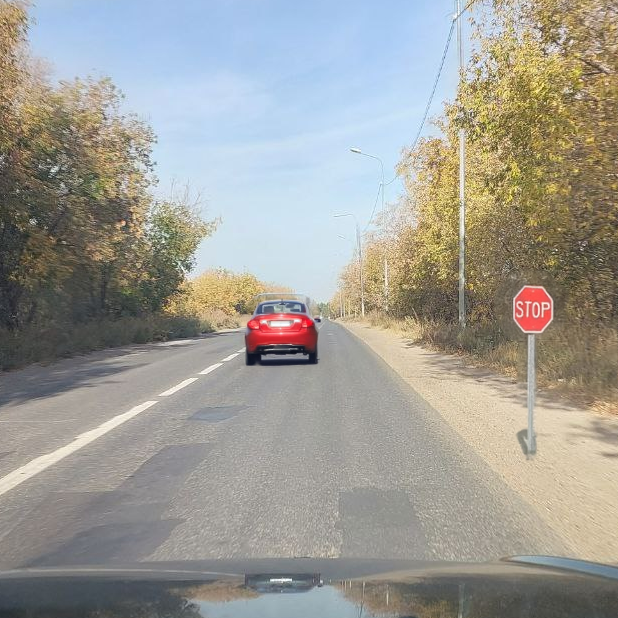
#> input picture road2.jpg, 618 x 618 px
$ python haarcascade.py
#> lines starting #> are read from the running program, lines starting #| are printed output that depends on the picture; after the words box and inside, x2 and y2 are one past the last pixel; in counts of white or black regions, pixels touching at a corner belong together
import cv2
from matplotlib import pyplot as plt

img = cv2.imread('road2.jpg')
#> img is the input picture: shape (618, 618, 3); mean B, G, R 150.1, 156.8, 158.4

img_gray = cv2.cvtColor(img, cv2.COLOR_BGR2GRAY) #gray image
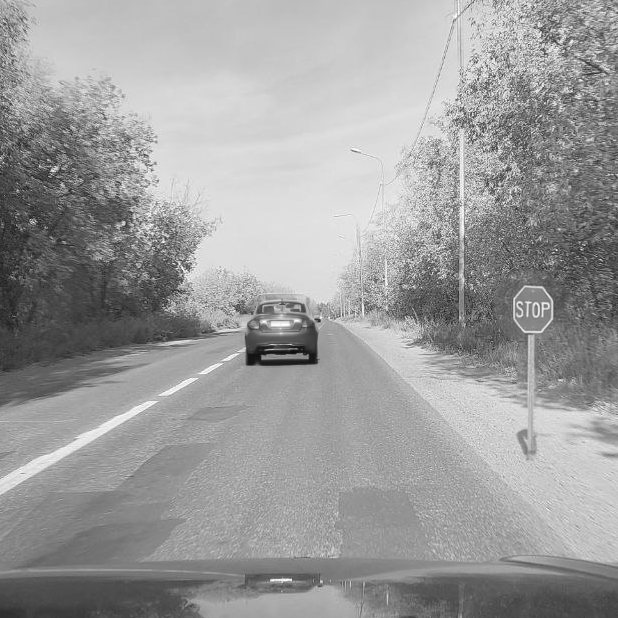
#> img_gray: shape (618, 618); min 13, max 255, mean 156.5
img_rgb = cv2.cvtColor(img, cv2.COLOR_BGR2RGB) # rgb image

car_data = cv2.CascadeClassifier('haarcascade_cars.xml')
stop_data = cv2.CascadeClassifier('haarcascade_stopsign.xml')

car_coords = []
stop_coords = []

try:
    car_coords = car_data.detectMultiScale(img_gray, minSize=(20, 20)).tolist()
#> car_coords = [[215, 270, 132, 132]]
    print(car_coords)
#| [[215, 270, 132, 132]]
    for (x, y, width, height) in car_coords:
        cv2.rectangle(img_rgb, (x, y), (x + width, y + height), (0, 255, 0), 2)
#> this loop made 1 pass
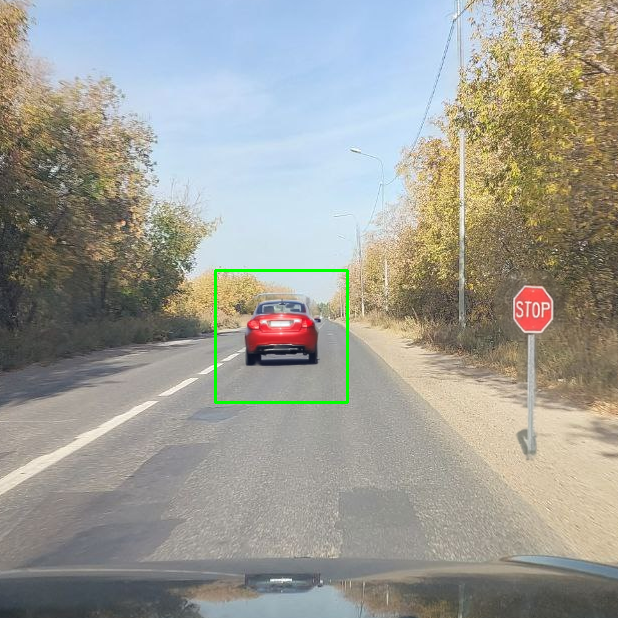
#> img_rgb: shape (618, 618, 3); mean R, G, B 157.7, 157.1, 149.3

except:
    print("No cars detected")


try:
    stop_coords = stop_data.detectMultiScale(img_gray, minSize=(20, 20)).tolist()
#> stop_coords = [[507, 283, 53, 53]]
    for (x, y, width, height) in stop_coords:
        cv2.rectangle(img_rgb, (x, y), (x + width, y + height), (255, 0, 0), 2)
#> this loop made 1 pass
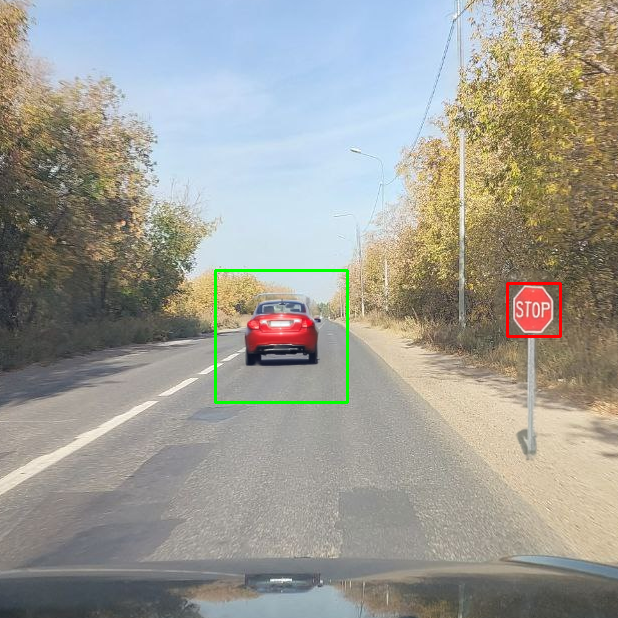
#> img_rgb: shape (618, 618, 3); 0.17% of pixels changed, all inside (x1, y1, x2, y2) = (506, 282, 562, 338)
except:
    print("No stop signs detected")


img_height, img_width, img_channels = img.shape
#> img_height = 618; img_width = 618; img_channels = 3
left_border = img_width / 2
#> left_border = 309
right_border = img_width
#> right_border = 618

def check_forward(car_coords, stop_coords):
    if len(stop_coords) == 0:
        return False
    elif len(car_coords) == 0:
        return True
    else:
        for(x, y, width, height) in car_coords:
            if x > left_border and x + width < right_border:
                if width / img_width > 0.15:
                    return False
        return True
print (check_forward(car_coords, stop_coords))
#| True

plt.subplot(1, 1, 1)
plt.imshow(img_rgb)
plt.show()

$ run again, with road1.jpg copied over road2.jpg
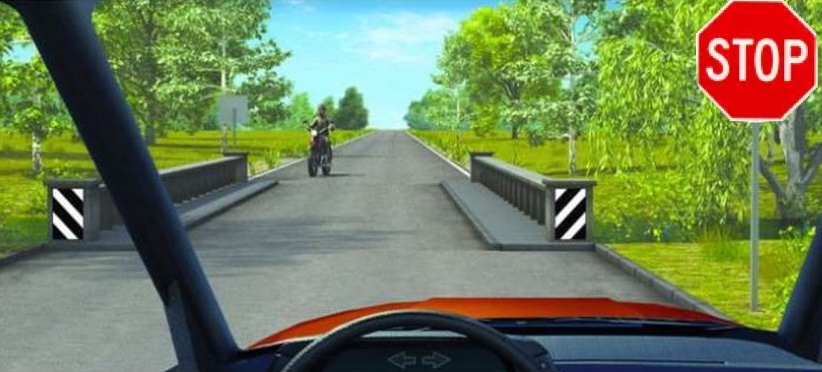
#> input picture road1.jpg, 822 x 372 px
#> img is the input picture: shape (372, 822, 3); mean B, G, R 87.7, 126.4, 111.4
#> `img_gray = cv2.cvtColor(img, cv2.COLOR_BGR2GRAY)`:
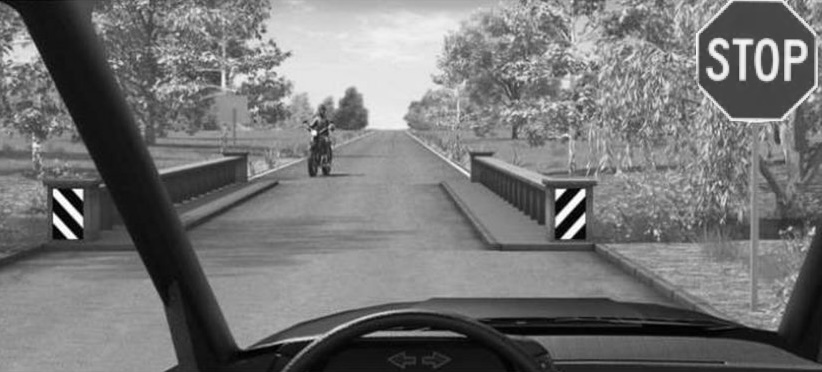
#> img_gray: shape (372, 822); min 0, max 255, mean 117.5
#> stop_coords = [[692, 4, 122, 122]]
#> the loop `for (x, y, width, height) in stop_coords:` made 1 pass
#> after the loop `for (x, y, width, height) in stop_coords:`:
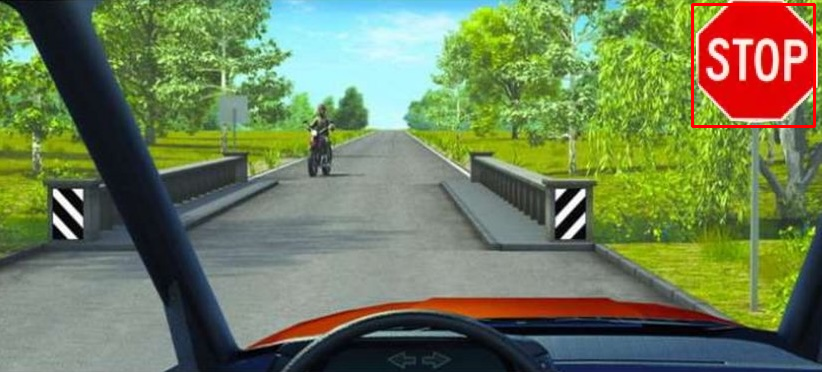
#> img_rgb: shape (372, 822, 3); mean R, G, B 111.9, 125.7, 87.4
#| True

$ run again, with road3.jpg copied over road2.jpg
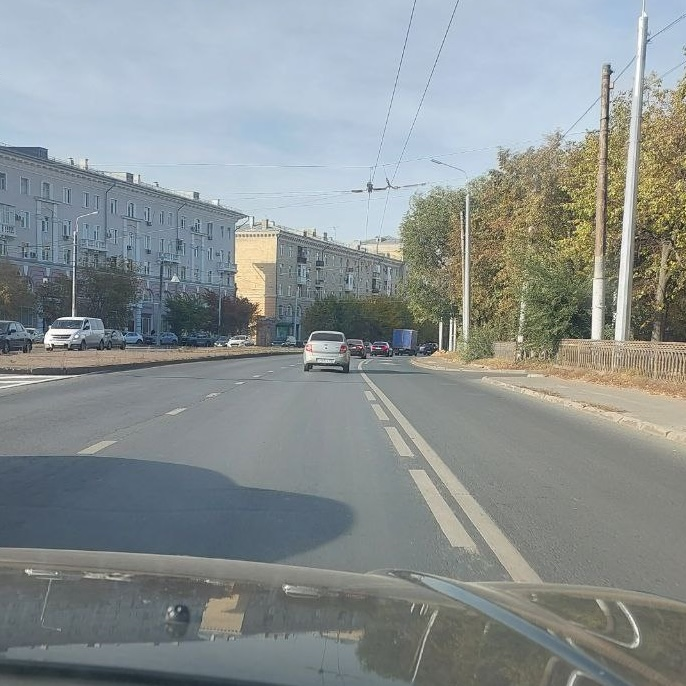
#> input picture road3.jpg, 686 x 686 px
#> img is the input picture: shape (686, 686, 3); mean B, G, R 146, 145.4, 138.3
#> `img_gray = cv2.cvtColor(img, cv2.COLOR_BGR2GRAY)`:
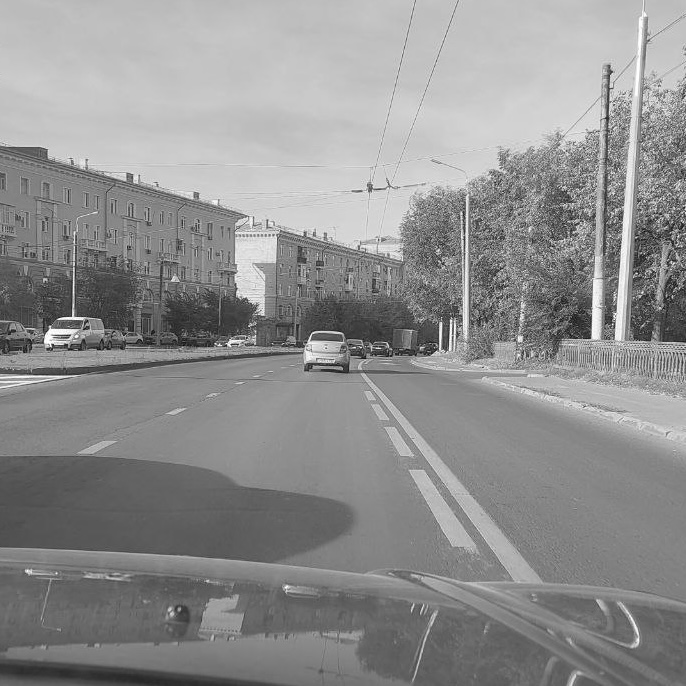
#> img_gray: shape (686, 686); min 4, max 255, mean 143.3
#> car_coords = [[286, 315, 84, 84]]
#| [[286, 315, 84, 84]]
#> the loop `for (x, y, width, height) in car_coords:` made 1 pass
#> after the loop `for (x, y, width, height) in car_coords:`:
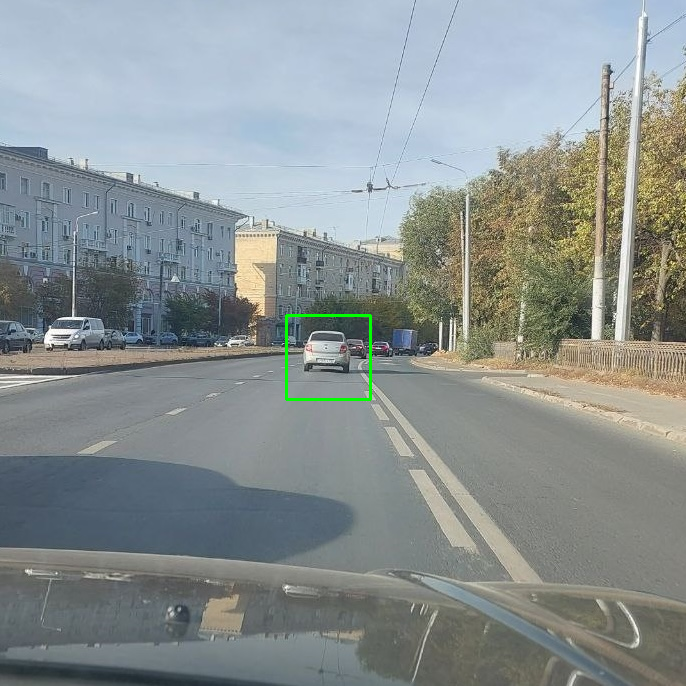
#> img_rgb: shape (686, 686, 3); mean R, G, B 138, 145.7, 145.7
#| False
